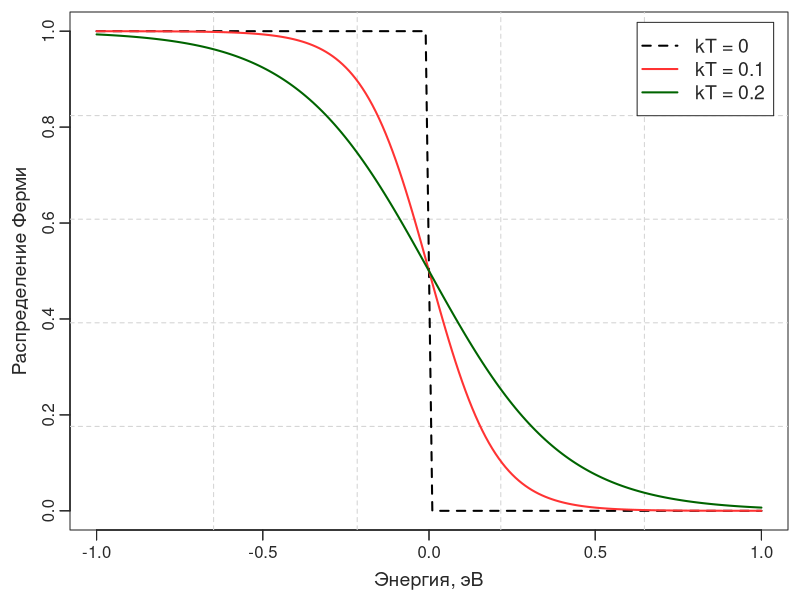

The R script that drew this image:

# PDF изображения

# Импорт данных из файла

dat <- read.table("dataset_fermi.dat")
filename <- paste("fermi_distributions_", sep="")

x_name <- "Энергия, эВ"
y_name <- "Распределение Ферми"

x <- dat$V1
z1 <- dat$V2
z2 <- dat$V3
z3 <- dat$V4

number_of_lines <- 3
nms <- c("kT = 0","kT = 0.1","kT = 0.2")
cols <- c("black", "#ff3333", "darkgreen")
ltys <- c(2, 1, 1)
pchs <- c(NA, NA, NA)

x_max <- max(x)
x_min <- min(x)
x_length <- x_max-x_min
z_max <- max(z1,z2,z3)
z_min <- min(z1,z2,z3)

col_main <- "#282828"
lwd_main <- 5
axis_label_size <- 1.8
legend_font_size <- 1.5
tick_font_size <- 1.3
title_font_size <- 1.5

lwd_main <- 1
axis_label_size <- 14/12
legend_font_size <- 14/12
tick_font_size <- 1
title_font_size <- 14/12

cairo_pdf(paste(filename, ".pdf", sep = ""), width = 6, height = 4)

# par(mar = c(bottom, left, top, right))
par(mar = c(3.5, 3.5, 0.6, 0.6), mgp = c(2, 0.6, 0), lwd = lwd_main,
    bg = "#ffffff", col = col_main, col.lab = col_main, col.axis = col_main, col.main = col_main)

line_width <- 2
psz <- 1

plot(0, 0, pch = NA, # log = "y",
    xlim = c(x_min, x_max), ylim = c(z_min, z_max), 
    xlab = x_name, 
    ylab = y_name, 
    cex.axis = tick_font_size,
    cex.main = title_font_size,
    cex.lab = axis_label_size)

axis(1, col.ticks = col_main, lwd = lwd_main, lwd.ticks = lwd_main, col = col_main, labels = FALSE)
axis(2, col.ticks = col_main, lwd = lwd_main, lwd.ticks = lwd_main, col = col_main, labels = FALSE)

grid(nx = 5, ny = 5, col = "lightgray", lty = 2, lwd = 0.5*line_width, equilogs = FALSE)

lines(x, z1, lwd = line_width, col = cols[1], lty = ltys[1])
lines(x, z2, lwd = line_width, col = cols[2], lty = ltys[2])
lines(x, z3, lwd = line_width, col = cols[3], lty = ltys[3])

legend("topright", inset = 0.02, 
    legend = nms, 
    lwd = rep(line_width, number_of_lines), 
    lty = ltys,
    pch = pchs, 
    col = cols, 
    cex = legend_font_size,
    box.col = col_main
)

dev.off()